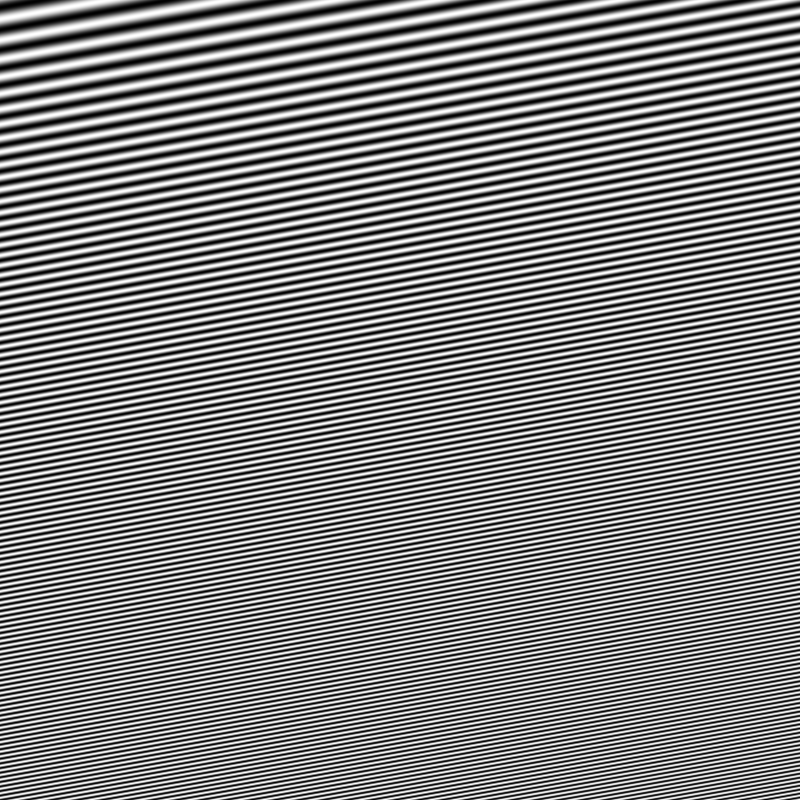
%> input picture allg/Bilder/Linien-10Grad-800.pgm, 800 x 800 px
$ octave DBV_2_Unterabtastung_Spektrum_Gruppe_08.m   (GNU Octave 9; MATLAB toolbox functions it lacks are replaced by stand-ins)
%> lines starting %> are read from the running program, lines starting %| are printed output that depends on the picture
%
% 2. Praktikum - Unterabtastung + Spektrum
% ----------------------------------------
% Legen Sie in Ihrem Arbeitsverzeichnis ein Unterverzeichnis an:
%    2.Unterabtastung+Spektrum
%
% Kopieren Sie das Notebook aus ../allg dorthin und benennen Sie es um in
%    2.Unterabtastung+Spektrum_Gruppe-XY.m
% Legen Sie dort ein Unterverzeichnis 'Ergebnisse/' an.
%
% F�hren Sie die Arbeitsschritte aus, an denen ??? als Platzhalter steht
% und speichern Sie das Notebook am Ende ab (zwischendurch auch
% Sicherungskopien).
%
% Die Aufgabenstellung sowie Hinweise finden Sie im
%    2.DBV-Ex_Unterabtastung+Spektrum.pdf

% ------------------------------------------------------------------------
%% Initialisierung:
coder = 'Cinepak';    %'None', 'Cinepak', 'Indeo3'
addpath('../Packages_Matlab');
addpath('../allg/');
addpath('../allg/Bilder');

%--------------------------------------------------------------------------
%% Stellen Sie das Bild 'Linien-10Grad-800.pgm' dar:
bild = imread('Linien-10Grad-800.pgm');
%> bild is the input picture: size 800x800 uint8; min 0, max 255, mean 127.5
figure, imshow(bild);

%--------------------------------------------------------------------------
%% Unterabtastung: Verkleinern Sie das Bild jeweils um den Faktor 2:
% Greifen Sie dazu jede 2te Zeile und Spalte heraus, um die folgenden
% Auflösungen zu erhalten. Stellen Sie die Bilder jeweils dar:

%% Auflösung: 400x400 Bildpunkte:
p1 = bild(1:2:end,1:2:end);
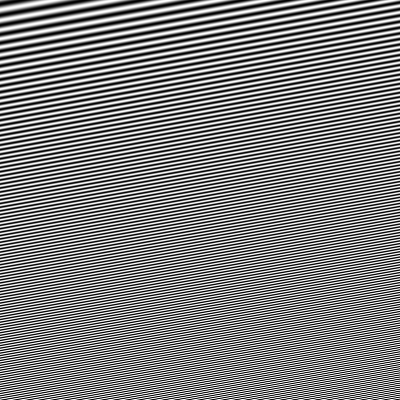
%> p1: size 400x400 uint8; min 0, max 255, mean 127.5
figure, imshow(p1);

%% Auflösung: 200x200 Bildpunkte:
p2 = p1(1:2:end,1:2:end);
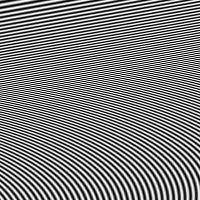
%> p2: size 200x200 uint8; min 0, max 255, mean 127.5
figure, imshow(p2);

%% Auflösung: 100x100 Bildpunkte:
p3 = p2(1:2:end,1:2:end);
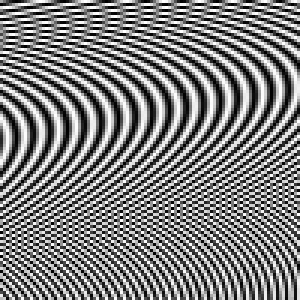
%> p3: size 100x100 uint8 (shown 3 times larger); min 0, max 255, mean 127.7
figure, imshow(p3);

% Kommentieren Sie die Ergebnisse:
% A: Ein Moiré-Effekt (falsche/zusätzliche Strukturen im Bild) ist auf
% allen Bildern zu erkennen. Bei den verkleinerten Bildern breiten sich
% diese fehlerhaften Bereiche auch in die oberen Bildbereiche mit
% niedrigeren  Ortsfrequenzen aus. Dieser Effekt ist auf die Unterabtastung
% (Under-Sampling) zurückzuführen.

%% Speichern Sie die Bilder in Ergebnisse/ ab:
imwrite(p1, 'Ergebnisse/Linien-unterabtastung-10Grad-400.pgm');
imwrite(p2, 'Ergebnisse/Linien-unterabtastung-10Grad-200.pgm');
imwrite(p3, 'Ergebnisse/Linien-unterabtastung-10Grad-100.pgm');

%--------------------------------------------------------------------------
%% Fourier-Transformation:
%  Erzeugen Sie ein 400x400-Bild vom Typ 'single'
%  mit einem weißen 200x200-Rechteck in der Mitte:
a = zeros(400,400);
a(101:300,101:300) = 1;
figure, imshow(a, 'InitialMagnification','fit');

% Erzeugen Sie ein 400x400-Bild vom Typ 'single'
% mit einem weißen 20x200-Recheck in der Mitte:
b = zeros(400,400);
b(101:300, 191:210)=1;
figure, imshow(b, 'InitialMagnification','fit');

%% Berechnen Sie die Betragsspektren der beiden Bilder:
fa = fftshift(fft2(a));
fb = fftshift(fft2(b));

%% Stellen Sie die Betragsspektren dar, indem Sie die Spektren auf den
%  Maximalwert normieren und ggf. etwas aufhellen:
afa = abs(fa);
afa = afa / max(max(afa)) * 255;
afb = abs(fb);
afb = afb / max(max(afb)) * 255;
figure, imshow(afa);
figure, imshow(afb);

%% Kommentieren Sie das Ergebnis:
%A: Das Spektrum des ersten Bilds (Quadrat) entspricht der sinc-Funktion
% sowohl in x- als auch in y-Richtung (2D sinc). Das Quadrat stellt eine
% Fensterfunktion im Originalbereich dar. Im Spektrum ist deshalb die
% Draufsicht der entsprechenden sinc-Funktionen zu erkennen. Die hellen
% Bereichen stellen dabei die positiven Amplituden die dunklen Bereiche
% dazwischen die negativen Amplituden dar.

% Das Spektrum des zweiten Bilds (Balken) ist dem ersten sehr ähnlich. Auch
% hier handelt es sich um sinc-Funktionen. Da in x-Richtung die
% Fensterfunktion schmäler ist (höhere Frequenz) wird aufgrund der
% Ähnlichkeit der Fouriertransformationen die sinc-Funktion im Spektrum
% breiter.

%% Speichern Sie die Rechtecke sowie deren Spektren in Ergebnisse/:
imwrite(a, 'Ergebnisse/Quadrat-400.pgm');
imwrite(b, 'Ergebnisse/Rechteck-400.pgm');
imwrite(afa, 'Ergebnisse/Quadrat-Spektrum-400.pgm');
imwrite(afb, 'Ergebnisse/Rechteck-Spektrum-400.pgm');

%--------------------------------------------------------------------------
%% Fourier-Transformation / Orientierung:
%  Rotieren Sie das schmale Rechteck um 60 Grad:
brot = imrotate(b,60,'bilinear');
figure, imshow(brot);

%% Berechnen Sie das Betragsspektrum des rotierten Bildes:
fbrot = fftshift(fft2(brot));
afbrot = abs(fbrot);
afbrot = afbrot / max(max(afbrot)) * 255;

%% Stellen Sie die Betragsspektren des ursprünglichen und des rotierten
%  Bildes dar, indem Sie die Spektren auf den Maximalwert normieren
%  und ggf. etwas aufhellen:
figure, imshow(afb);
figure, imshow(afbrot);

%% Kommentieren Sie das Ergebnis:
%A: Die Drehung im Ortsbereich wirkt sich direkt auf das Spektrum aus.
% Dieses wird ebenfalls um den Winkel von 60° rotiert.

%% Speichern Sie das rotierte Rechteck sowie dessen Spektrum in Ergebnisse/:
imwrite(brot, 'Ergebnisse/Rechteck-rotiert-400.pgm');
imwrite(afbrot, 'Ergebnisse/Rechteck-rotiert-Spektrum-400.pgm');

%%
'fertig'

$ run again, with allg/Bilder/Linien-10Grad-600.pgm copied over allg/Bilder/Linien-10Grad-800.pgm
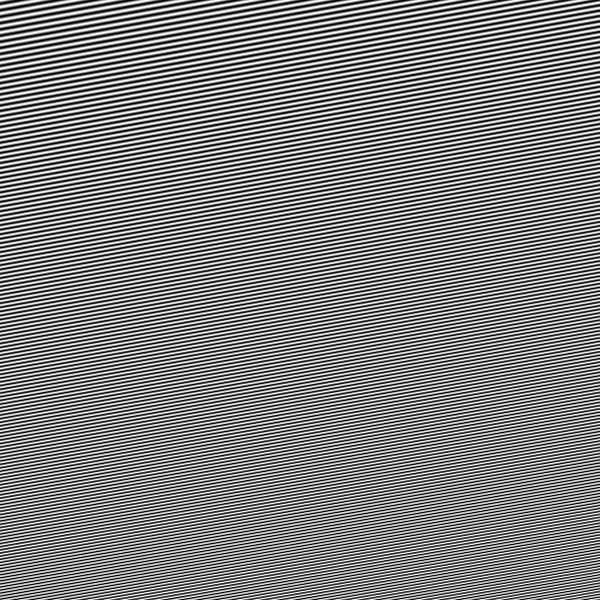
%> input picture allg/Bilder/Linien-10Grad-600.pgm, 600 x 600 px
%> bild is the input picture: size 600x600 uint8; min 0, max 255, mean 127.5
%> `p2 = p1(1:2:end,1:2:end);`:
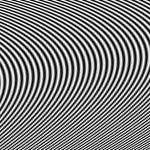
%> p2: size 150x150 uint8; min 0, max 255, mean 127.7
%> `p3 = p2(1:2:end,1:2:end);`:
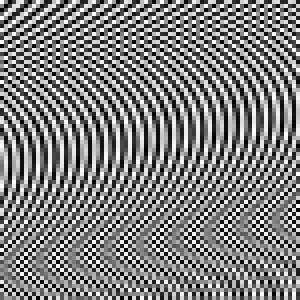
%> p3: size 75x75 uint8 (shown 4 times larger); min 0, max 255, mean 127.7
